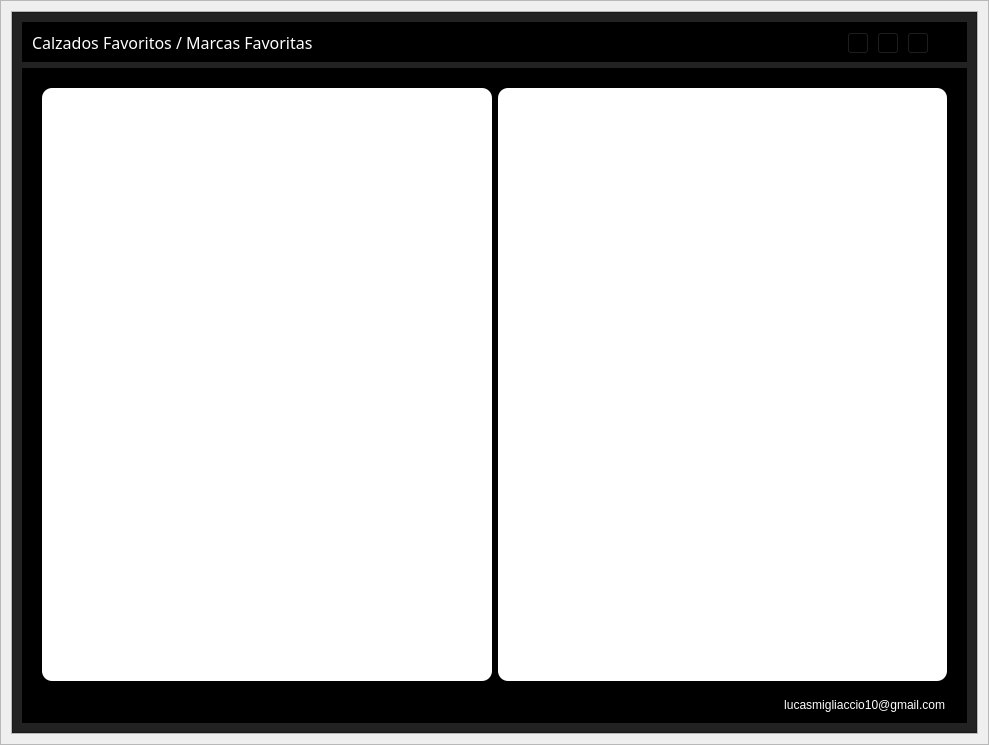
<?xml version="1.0" encoding="UTF-8"?>
<ui version="4.0">
 <class>ViewEmpleado</class>
 <widget class="QWidget" name="ViewEmpleado">
  <property name="geometry">
   <rect>
    <x>0</x>
    <y>0</y>
    <width>989</width>
    <height>745</height>
   </rect>
  </property>
  <property name="windowTitle">
   <string>Form</string>
  </property>
  <layout class="QVBoxLayout" name="verticalLayout">
   <property name="spacing">
    <number>0</number>
   </property>
   <property name="leftMargin">
    <number>0</number>
   </property>
   <property name="topMargin">
    <number>0</number>
   </property>
   <property name="rightMargin">
    <number>0</number>
   </property>
   <property name="bottomMargin">
    <number>0</number>
   </property>
   <item>
    <widget class="QFrame" name="central_widget_frame">
     <property name="frameShape">
      <enum>QFrame::StyledPanel</enum>
     </property>
     <property name="frameShadow">
      <enum>QFrame::Raised</enum>
     </property>
     <layout class="QVBoxLayout" name="shadow_layout">
      <property name="spacing">
       <number>0</number>
      </property>
      <property name="leftMargin">
       <number>10</number>
      </property>
      <property name="topMargin">
       <number>10</number>
      </property>
      <property name="rightMargin">
       <number>10</number>
      </property>
      <property name="bottomMargin">
       <number>10</number>
      </property>
      <item>
       <widget class="QFrame" name="background_frame">
        <property name="frameShape">
         <enum>QFrame::StyledPanel</enum>
        </property>
        <property name="frameShadow">
         <enum>QFrame::Raised</enum>
        </property>
        <layout class="QVBoxLayout" name="verticalLayout_2">
         <property name="spacing">
          <number>0</number>
         </property>
         <property name="leftMargin">
          <number>0</number>
         </property>
         <property name="topMargin">
          <number>0</number>
         </property>
         <property name="rightMargin">
          <number>0</number>
         </property>
         <property name="bottomMargin">
          <number>0</number>
         </property>
         <item>
          <widget class="QFrame" name="content_frame">
           <property name="minimumSize">
            <size>
             <width>0</width>
             <height>0</height>
            </size>
           </property>
           <property name="styleSheet">
            <string notr="true">background-color: rgb(34, 34, 34);</string>
           </property>
           <property name="frameShape">
            <enum>QFrame::StyledPanel</enum>
           </property>
           <property name="frameShadow">
            <enum>QFrame::Raised</enum>
           </property>
           <layout class="QVBoxLayout" name="verticalLayout_7">
            <property name="spacing">
             <number>6</number>
            </property>
            <property name="leftMargin">
             <number>9</number>
            </property>
            <property name="topMargin">
             <number>9</number>
            </property>
            <property name="rightMargin">
             <number>9</number>
            </property>
            <property name="bottomMargin">
             <number>9</number>
            </property>
            <item>
             <widget class="QFrame" name="frame_nav">
              <property name="minimumSize">
               <size>
                <width>0</width>
                <height>40</height>
               </size>
              </property>
              <property name="maximumSize">
               <size>
                <width>16777215</width>
                <height>40</height>
               </size>
              </property>
              <property name="styleSheet">
               <string notr="true">background-color: rgb(0, 0, 0);</string>
              </property>
              <property name="frameShape">
               <enum>QFrame::StyledPanel</enum>
              </property>
              <property name="frameShadow">
               <enum>QFrame::Raised</enum>
              </property>
              <layout class="QHBoxLayout" name="horizontalLayout_6">
               <item>
                <widget class="QLabel" name="label_tittle">
                 <property name="font">
                  <font>
                   <family>Tw Cen MT</family>
                   <pointsize>12</pointsize>
                   <weight>50</weight>
                   <italic>false</italic>
                   <bold>false</bold>
                  </font>
                 </property>
                 <property name="styleSheet">
                  <string notr="true">color: rgb(255, 255, 255) ;</string>
                 </property>
                 <property name="text">
                  <string>Calzados Favoritos / Marcas Favoritas</string>
                 </property>
                </widget>
               </item>
               <item>
                <widget class="QFrame" name="butttons_holder_frame">
                 <property name="minimumSize">
                  <size>
                   <width>110</width>
                   <height>30</height>
                  </size>
                 </property>
                 <property name="maximumSize">
                  <size>
                   <width>110</width>
                   <height>16777215</height>
                  </size>
                 </property>
                 <property name="frameShape">
                  <enum>QFrame::StyledPanel</enum>
                 </property>
                 <property name="frameShadow">
                  <enum>QFrame::Raised</enum>
                 </property>
                 <widget class="QToolButton" name="minimize_button">
                  <property name="geometry">
                   <rect>
                    <x>0</x>
                    <y>0</y>
                    <width>22</width>
                    <height>22</height>
                   </rect>
                  </property>
                  <property name="text">
                   <string>...</string>
                  </property>
                  <property name="icon">
                   <iconset resource="icons.qrc">
                    <normaloff>:/newPrefix/assets/icons/minimize-window.png</normaloff>:/newPrefix/assets/icons/minimize-window.png</iconset>
                  </property>
                 </widget>
                 <widget class="QToolButton" name="restore_button">
                  <property name="geometry">
                   <rect>
                    <x>30</x>
                    <y>0</y>
                    <width>22</width>
                    <height>22</height>
                   </rect>
                  </property>
                  <property name="text">
                   <string>...</string>
                  </property>
                  <property name="icon">
                   <iconset resource="icons.qrc">
                    <normaloff>:/newPrefix/assets/icons/restore-window.png</normaloff>:/newPrefix/assets/icons/restore-window.png</iconset>
                  </property>
                 </widget>
                 <widget class="QToolButton" name="maximize_button">
                  <property name="geometry">
                   <rect>
                    <x>30</x>
                    <y>0</y>
                    <width>22</width>
                    <height>22</height>
                   </rect>
                  </property>
                  <property name="text">
                   <string>...</string>
                  </property>
                  <property name="icon">
                   <iconset resource="icons.qrc">
                    <normaloff>:/newPrefix/assets/icons/maximize-window.png</normaloff>:/newPrefix/assets/icons/maximize-window.png</iconset>
                  </property>
                 </widget>
                 <widget class="QToolButton" name="close_button">
                  <property name="geometry">
                   <rect>
                    <x>60</x>
                    <y>0</y>
                    <width>22</width>
                    <height>22</height>
                   </rect>
                  </property>
                  <property name="text">
                   <string>...</string>
                  </property>
                  <property name="icon">
                   <iconset>
                    <normaloff>../assets/icons/close-window.png</normaloff>../assets/icons/close-window.png</iconset>
                  </property>
                 </widget>
                </widget>
               </item>
              </layout>
             </widget>
            </item>
            <item>
             <widget class="QFrame" name="frame_action">
              <property name="styleSheet">
               <string notr="true">background-color: rgb(0, 0, 0);</string>
              </property>
              <property name="frameShape">
               <enum>QFrame::StyledPanel</enum>
              </property>
              <property name="frameShadow">
               <enum>QFrame::Raised</enum>
              </property>
              <layout class="QVBoxLayout" name="verticalLayout_3">
               <item>
                <widget class="QFrame" name="frame">
                 <property name="frameShape">
                  <enum>QFrame::StyledPanel</enum>
                 </property>
                 <property name="frameShadow">
                  <enum>QFrame::Raised</enum>
                 </property>
                 <layout class="QHBoxLayout" name="horizontalLayout">
                  <item>
                   <widget class="QTableView" name="calzados_table">
                    <property name="styleSheet">
                     <string notr="true">background-color: rgb(255, 255, 255);
color: rgb(0, 0, 0);
border-radius: 10px;</string>
                    </property>
                   </widget>
                  </item>
                  <item>
                   <widget class="QTableView" name="marcas_table">
                    <property name="styleSheet">
                     <string notr="true">background-color: rgb(255, 255, 255);
color: rgb(0, 0, 0);
border-radius: 10px;</string>
                    </property>
                   </widget>
                  </item>
                 </layout>
                </widget>
               </item>
               <item>
                <widget class="QFrame" name="frame_2">
                 <property name="frameShape">
                  <enum>QFrame::StyledPanel</enum>
                 </property>
                 <property name="frameShadow">
                  <enum>QFrame::Raised</enum>
                 </property>
                 <layout class="QHBoxLayout" name="horizontalLayout_2">
                  <property name="spacing">
                   <number>0</number>
                  </property>
                  <property name="leftMargin">
                   <number>0</number>
                  </property>
                  <property name="topMargin">
                   <number>0</number>
                  </property>
                  <property name="rightMargin">
                   <number>11</number>
                  </property>
                  <property name="bottomMargin">
                   <number>0</number>
                  </property>
                  <item>
                   <widget class="QLabel" name="label">
                    <property name="styleSheet">
                     <string notr="true">color:white;</string>
                    </property>
                    <property name="text">
                     <string>lucasmigliaccio10@gmail.com</string>
                    </property>
                    <property name="alignment">
                     <set>Qt::AlignRight|Qt::AlignTrailing|Qt::AlignVCenter</set>
                    </property>
                   </widget>
                  </item>
                 </layout>
                </widget>
               </item>
              </layout>
             </widget>
            </item>
           </layout>
          </widget>
         </item>
        </layout>
       </widget>
      </item>
     </layout>
    </widget>
   </item>
  </layout>
 </widget>
 <resources>
  <include location="icons.qrc"/>
 </resources>
 <connections/>
</ui>
